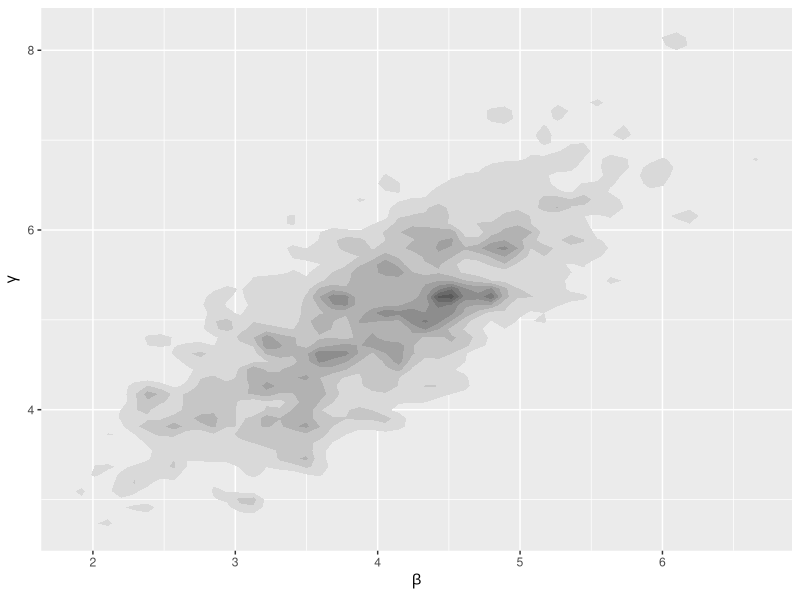

Here is the R script that generated this plot:
#Thêm các package cần thiết
library(mvtnorm)
library(ggplot2)

# Tìm mật độ xác suất tiên nghiệm tại điểm x
# Tham số đầu vào:
#  - x: điểm cần tính xác suất tiên nghiệm

pi_Norm <- function(x) {
  mean <- c(4, 5)
  cov <- matrix(c(1.1, 0.9, 0.9, 1.3), nrow = 2)
  return(dmvnorm(x = x, mean = mean, sigma = cov))
}

# Tìm mật độ xác suất bất kỳ tại điểm x' khi biết vị trí x: p(x*|x)
# Tham số đầu vào:
#  - x_next: điểm dự định
#  - x_current: điểm hiện tại

p_Norm <- function(x_next, x_current) {
  cov <- matrix(c(3.0,0.0,0.0,3.0), nrow = 2)
  return(dmvnorm(x = x_next, mean = x_current, sigma = cov))
}

# Lấy 1 điểm từ phân bố bất kỳ p(x)
# Tham số đầu vào:
#  - x_current: điểm hiện tại

sample_from_p <- function(x_current) {
  cov <- matrix(c(3.0,0.0,0.0,3.0), nrow = 2)
  x_next <- rmvnorm(n = 1, mean = x_current, sigma = cov)
  return(x_next)
}

# Thuật toán Metropolis-Hastings
# Tham số đầu vào:
#  - pi: hàm phân bố xác suất tiên nghiệm
#  - p: hàm phân bố xác suất có dạng phân phối Chuẩn 
#  - f: hàm lấy X bất kỳ từ phân bố xác suất bất kỳ p
#  - N: số lượng mẫu cần lấy
#  - init: điểm xuất phát cho thuật toán

MH <- function(pi, p, f, N, init){
  # Khởi tạo mẫu trả về
  samples <- data.frame(matrix(init, nrow = 1, byrow = TRUE))
  for(i in 1:(N-1)){
    # Lấy điểm hiện tại
    x_current <- as.numeric((tail(samples, n = 1)))
    names(x_current) <- colnames(samples)
    
    # Lấy điểm kế tiếp từ phân phối xác suất bất kỳ p
    x_next <- f(x_current)
    
    # Tính hệ số r
    alpha = (pi(x_next)*p(x_current,x_next)) / (pi(x_current)*p(x_next,x_current))
    r <- min(1, alpha)
    
    # Khởi tạo giá trị q từ phân phối đều liên tục U(0,1)
    q <- runif(1, 0.0, 1.0)
    
    # Xác định điểm kê tiếp
    if (q < r){
      names(x_next) <- colnames(samples)
      samples <- rbind(samples, x_next)
    }
    else {
      names(x_current) <- colnames(samples)
      samples <- rbind(samples, x_current)
    }
  }
  return(samples)
}

# Điểm khởi tạo
init <- c(3.1, 4.2)
# Số lượng điểm
n <- 10000
samples <- MH(pi_Norm, p_Norm, sample_from_p, n, init)
# Vẽ
#ggplot(data = samples,aes(x = X1, y = X2)) + geom_point() + xlab(expression(beta)) + ylab(expression(gamma))
ggplot(data = samples,aes(x = X1, y = X2)) + stat_density2d(aes(fill = ..level..), geom = "polygon", h = 0.26) + scale_fill_gradient(low = "grey85", high = "grey35", guide = FALSE) + xlab(expression(beta)) + ylab(expression(gamma))
